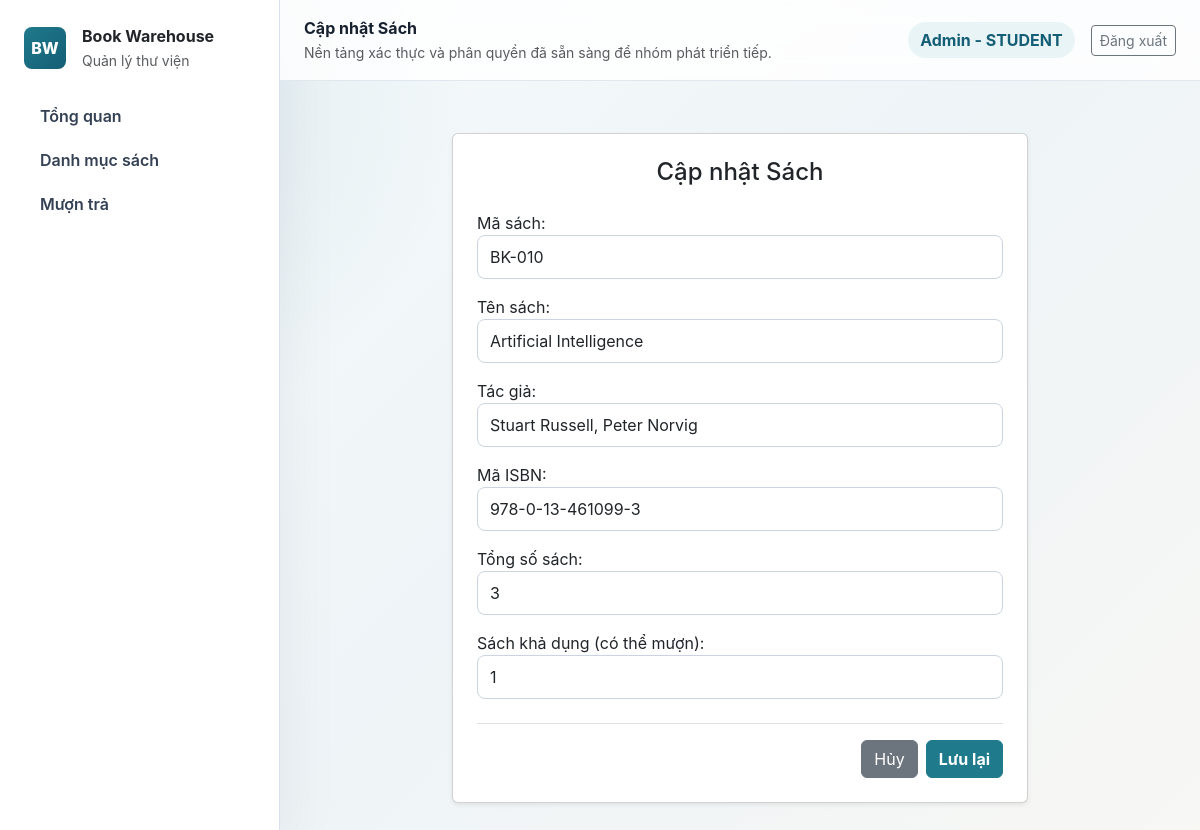
The app's page /catalog/books/10/edit/ (signed in) with its own data.
### accounts/models.py (models this page shows, shortened)
class CustomUser(AbstractUser):
    ROLE_CHOICES = (
        ('ADMIN', 'Admin'),
        ('LIBRARIAN', 'Librarian'),
        ('STUDENT', 'Student'),
    )
    role = models.CharField(max_length=20, choices=ROLE_CHOICES, default='STUDENT')
    student_id = models.CharField(max_length=20, blank=True, null=True)

### catalog/models.py (models this page shows, shortened)
class Book(models.Model):
    title = models.CharField(max_length=255)
    author = models.CharField(max_length=255, blank=True)
    code = models.CharField(max_length=50, unique=True)
    isbn = models.CharField(max_length=20, blank=True)
    total_copies = models.PositiveIntegerField(default=1)
    available_copies = models.PositiveIntegerField(default=1)
    created_at = models.DateTimeField(auto_now_add=True)
    updated_at = models.DateTimeField(auto_now=True)
    class Meta:
        ordering = ['title']

### catalog/views.py (the view)
# urls.py: path('books/<int:pk>/edit/', views.book_update_view, name='book-update'),
@login_required
@user_passes_test(is_admin_or_librarian, login_url='/')
def book_update_view(request, pk):
    book = get_object_or_404(Book, pk=pk)
    if request.method == 'POST':
        form = BookForm(request.POST, instance=book)
        if form.is_valid():
            form.save()
            return redirect('book-list')
    else:
        form = BookForm(instance=book)
    return render(request, 'catalog/book_form.html', {'form': form, 'action': 'Cập nhật Sách'})

### catalog/forms.py
class BookForm(forms.ModelForm):
    class Meta:
        model = Book
        fields = ['code', 'title', 'author', 'isbn', 'total_copies', 'available_copies']
        widgets = {
            'code': forms.TextInput(attrs={'class': 'form-control', 'placeholder': 'VD: BK-021...'}),
            'title': forms.TextInput(attrs={'class': 'form-control', 'placeholder': 'Nhập tiêu đề sách...'}),
            'author': forms.TextInput(attrs={'class': 'form-control', 'placeholder': 'Nhập tên tác giả...'}),
            'isbn': forms.TextInput(attrs={'class': 'form-control', 'placeholder': 'Mã ISBN (tùy chọn)'}),
            'total_copies': forms.NumberInput(attrs={'class': 'form-control', 'min': '1'}),
            'available_copies': forms.NumberInput(attrs={'class': 'form-control', 'min': '0'}),
        }
        labels = {
            'code': 'Mã sách',
            'title': 'Tên sách',
            'author': 'Tác giả',
            'isbn': 'Mã ISBN',
            'total_copies': 'Tổng số sách',
            'available_copies': 'Sách khả dụng (có thể mượn)',
            }

### catalog/views.py (called while the page is built)
def is_admin_or_librarian(user):
    return getattr(user, 'role', '') in ['ADMIN', 'LIBRARIAN'] or user.is_superuser

### catalog/templates/catalog/book_form.html (shortened to what this page needs)
{% extends 'base.html' %}
{% block page_heading %}{{ action }}{% endblock %}
{% block content %}
<div class="container mt-4" style="max-width: 600px;">
    <div class="card shadow-sm">
        <div class="card-body p-4">
            <h2 class="h4 mb-4 text-center">{{ action }}</h2>
            <form method="POST">
                {{ form.as_p }}
                <div class="d-flex justify-content-end gap-2 mt-4 pt-3 border-top">
                    <a href="{% url 'book-list' %}" class="btn btn-secondary">Hủy</a>
                    <button type="submit" class="btn btn-brand">Lưu lại</button>
                </div>
            </form>
        </div>
    </div>
</div>
{% endblock %}

### templates/base.html (shortened to what this page needs)
<!DOCTYPE html>
<html lang="vi">
<head>
    <link href="https://cdn.jsdelivr.net/npm/bootstrap@5.3.3/dist/css/bootstrap.min.css" rel="stylesheet">
</head>
<body>
{% block body %}
<div class="app-shell d-lg-flex">
    <aside class="sidebar p-3 p-lg-4 flex-shrink-0" style="width: 280px;">
        <a class="d-flex align-items-center gap-3 text-decoration-none text-dark mb-4" href="{% url 'dashboard' %}">
            <span class="brand-mark">BW</span>
            <span>
                <span class="d-block fw-bold">Book Warehouse</span>
                <small class="text-muted">Quản lý thư viện</small>
            </span>
        </a>
        <nav class="nav flex-column gap-1">
            <a class="nav-link" href="{% url 'dashboard' %}">Tổng quan</a>
            <a class="nav-link" href="{% url 'book-list' %}">Danh mục sách</a>
            <a class="nav-link" href="{% url 'loan-list' %}">Mượn trả</a>
        </nav>
    </aside>
    <main class="flex-grow-1">
        <header class="topbar px-3 px-lg-4 py-3 d-flex justify-content-between align-items-center">
            <div>
                <div class="fw-bold">{% block page_heading %}Hệ thống quản lý kho sách{% endblock %}</div>
                <small class="text-muted">Nền tảng xác thực và phân quyền đã sẵn sàng để nhóm phát triển tiếp.</small>
            </div>
            <div class="d-flex align-items-center gap-3">
                {% if user.is_authenticated %}
                    <span class="status-pill">{{ user.username }} - {{ user.role }}</span>
                    <form method="post" action="{% url 'logout' %}">
                        <button class="btn btn-outline-secondary btn-sm" type="submit">Đăng xuất</button>
                    </form>
                {% else %}
                    <a class="btn btn-brand btn-sm" href="{% url 'login' %}">Đăng nhập</a>
                {% endif %}
            </div>
        </header>
        <div class="content-wrap">
            {% block content %}{% endblock %}
        </div>
    </main>
</div>
{% endblock %}
</body>
</html>

### templates/base.html (style rules this page uses)
:root { --ink: #18212f; --muted: #667085; --line: #d9e2ec; --brand: #1f7a8c; --brand-dark: #155e75; --accent: #f59f00; --success: #2f9e44; }
body { min-height: 100vh; color: var(--ink); background: radial-gradient(circle at 8% 8%, rgba(31, 122, 140, .12), transparent 28%), linear-gradient(135deg, #f8fbfd 0%, #eef4f7 52%, #f7f7f4 100%); font-family: Inter, ui-sans-serif, system-ui, -apple-system, BlinkMacSystemFont, "Segoe UI", sans-serif; }
.app-shell { min-height: 100vh; }
.sidebar { background: #fff; border-right: 1px solid var(--line); box-shadow: 0 20px 60px rgba(16, 24, 40, .07); }
.brand-mark { width: 42px; height: 42px; display: grid; place-items: center; border-radius: 8px; color: #fff; background: linear-gradient(135deg, var(--brand), var(--brand-dark)); font-weight: 800; }
.nav-link { color: #344054; border-radius: 8px; font-weight: 600; }
.topbar { background: rgba(255, 255, 255, .82); backdrop-filter: blur(14px); border-bottom: 1px solid rgba(217, 226, 236, .8); }
.content-wrap { max-width: 1180px; margin: 0 auto; padding: 28px; }
.btn-brand { --bs-btn-bg: var(--brand); --bs-btn-border-color: var(--brand); --bs-btn-hover-bg: var(--brand-dark); --bs-btn-hover-border-color: var(--brand-dark); --bs-btn-color: #fff; --bs-btn-hover-color: #fff; font-weight: 700; }
.form-control, .form-select { border-radius: 8px; border-color: #cbd5e1; min-height: 44px; }
.status-pill { border-radius: 999px; background: #e8f4f6; color: var(--brand-dark); font-weight: 700; padding: 6px 12px; }

### records on screen
CustomUser: username "Admin", role "STUDENT"
Book: code "BK-010", title "Artificial Intelligence", author "Stuart Russell, Peter Norvig", isbn "978-0-13-461099-3", total_copies "3", available_copies "1"

### other values on screen
{{ action }} "Cập nhật Sách"
